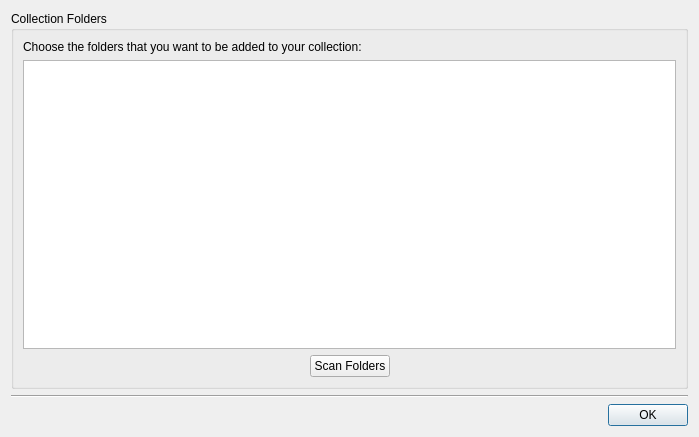
<?xml version="1.0" encoding="UTF-8"?>
<ui version="4.0">
 <class>ConfigureWidget</class>
 <widget class="QWidget" name="ConfigureWidget">
  <property name="geometry">
   <rect>
    <x>0</x>
    <y>0</y>
    <width>699</width>
    <height>437</height>
   </rect>
  </property>
  <property name="windowTitle">
   <string>Configure Player</string>
  </property>
  <layout class="QGridLayout" name="gridLayout_3">
   <item row="0" column="0">
    <layout class="QGridLayout" name="gridLayout_2">
     <item row="0" column="0">
      <widget class="QGroupBox" name="groupBox">
       <property name="title">
        <string>Collection Folders</string>
       </property>
       <layout class="QGridLayout" name="gridLayout">
        <item row="0" column="0" colspan="3">
         <widget class="QLabel" name="label">
          <property name="text">
           <string>Choose the folders that you want to be added to your collection:</string>
          </property>
         </widget>
        </item>
        <item row="1" column="0" colspan="3">
         <widget class="QTreeWidget" name="scanFolderTree">
          <property name="minimumSize">
           <size>
            <width>620</width>
            <height>230</height>
           </size>
          </property>
          <attribute name="headerVisible">
           <bool>false</bool>
          </attribute>
          <attribute name="headerVisible">
           <bool>false</bool>
          </attribute>
          <column>
           <property name="text">
            <string notr="true">1</string>
           </property>
          </column>
         </widget>
        </item>
        <item row="2" column="0">
         <spacer name="horizontalSpacer">
          <property name="orientation">
           <enum>Qt::Horizontal</enum>
          </property>
          <property name="sizeHint" stdset="0">
           <size>
            <width>276</width>
            <height>20</height>
           </size>
          </property>
         </spacer>
        </item>
        <item row="2" column="1">
         <widget class="QPushButton" name="scanButton">
          <property name="sizePolicy">
           <sizepolicy hsizetype="Fixed" vsizetype="Fixed">
            <horstretch>0</horstretch>
            <verstretch>0</verstretch>
           </sizepolicy>
          </property>
          <property name="text">
           <string>Scan Folders</string>
          </property>
         </widget>
        </item>
        <item row="2" column="2">
         <spacer name="horizontalSpacer_2">
          <property name="orientation">
           <enum>Qt::Horizontal</enum>
          </property>
          <property name="sizeHint" stdset="0">
           <size>
            <width>275</width>
            <height>20</height>
           </size>
          </property>
         </spacer>
        </item>
       </layout>
      </widget>
     </item>
     <item row="1" column="0">
      <widget class="Line" name="line">
       <property name="orientation">
        <enum>Qt::Horizontal</enum>
       </property>
      </widget>
     </item>
     <item row="2" column="0">
      <layout class="QHBoxLayout" name="horizontalLayout">
       <item>
        <spacer name="horizontalSpacer_3">
         <property name="orientation">
          <enum>Qt::Horizontal</enum>
         </property>
         <property name="sizeHint" stdset="0">
          <size>
           <width>528</width>
           <height>20</height>
          </size>
         </property>
        </spacer>
       </item>
       <item>
        <widget class="QDialogButtonBox" name="okButton">
         <property name="sizePolicy">
          <sizepolicy hsizetype="Fixed" vsizetype="Fixed">
           <horstretch>0</horstretch>
           <verstretch>0</verstretch>
          </sizepolicy>
         </property>
         <property name="orientation">
          <enum>Qt::Horizontal</enum>
         </property>
         <property name="standardButtons">
          <set>QDialogButtonBox::Ok</set>
         </property>
        </widget>
       </item>
      </layout>
     </item>
    </layout>
   </item>
  </layout>
 </widget>
 <resources/>
 <connections>
  <connection>
   <sender>okButton</sender>
   <signal>clicked(QAbstractButton*)</signal>
   <receiver>ConfigureWidget</receiver>
   <slot>close()</slot>
   <hints>
    <hint type="sourcelabel">
     <x>645</x>
     <y>421</y>
    </hint>
    <hint type="destinationlabel">
     <x>89</x>
     <y>-3</y>
    </hint>
   </hints>
  </connection>
 </connections>
</ui>
